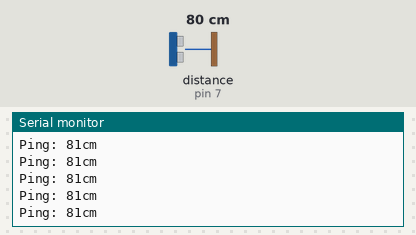
This sketch was run on a simulated Arduino Uno, built with avr-gcc and run on an emulated ATmega328P. Shown: the last lines printed to the serial monitor. The test bench sets the inputs (shaded band); at power-on: distance to the obstacle (sensor on pin 7) 80 cm. The echo pulse lasts 58.3 µs per cm.

Above: at 1.2 s.
1.3 s: distance to the obstacle (sensor on pin 7) set to 2 cm
At 1.34 s:
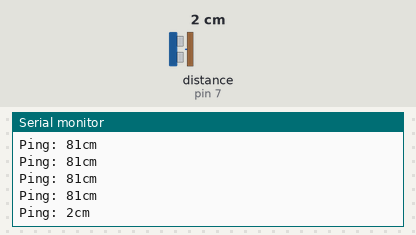
2.8 s: distance to the obstacle (sensor on pin 7) set to 60 cm
At 2.87 s:
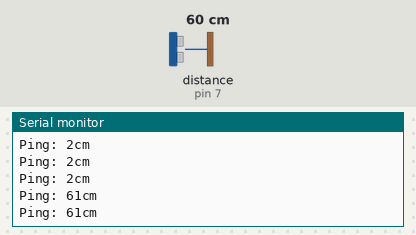
Timing chart, 0 to 5.8 s (numbered marks = the images above; inputs shaded):
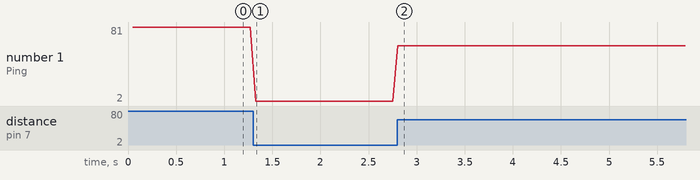

Measured:
- after the input at 1.3 s, the serial monitor: prints a new line at once (image 1)
- after the input at 2.8 s, the serial monitor: prints a new line at once (image 2)
- plotted number 1: 81 → 2 after the input at 1.3 s, 2 → 61 after the input at 2.8 s

The sketch:

new-ping-test.ino
```cpp
// ---------------------------------------------------------------------------
// Example NewPing library sketch that does a ping about 20 times per second.
// ---------------------------------------------------------------------------

#include <NewPing.h>

#define TRIGGER_PIN  8  // Arduino pin tied to trigger pin on the ultrasonic sensor.
#define ECHO_PIN     7  // Arduino pin tied to echo pin on the ultrasonic sensor.
#define MAX_DISTANCE 200 // Maximum distance we want to ping for (in centimeters). Maximum sensor distance is rated at 400-500cm.

NewPing sonar(TRIGGER_PIN, ECHO_PIN, MAX_DISTANCE); // NewPing setup of pins and maximum distance.

void setup() {
  Serial.begin(9600); // Open serial monitor at 115200 baud to see ping results.
}

void loop() {
  delay(50);                     // Wait 50ms between pings (about 20 pings/sec). 29ms should be the shortest delay between pings.
  Serial.print("Ping: ");
  Serial.print(sonar.ping_cm()); // Send ping, get distance in cm and print result (0 = outside set distance range)
  Serial.println("cm");
}
```
